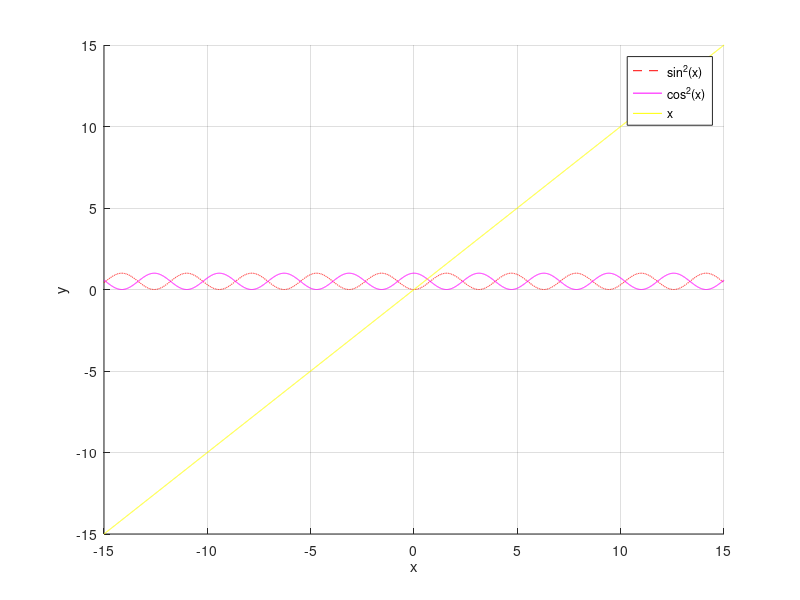
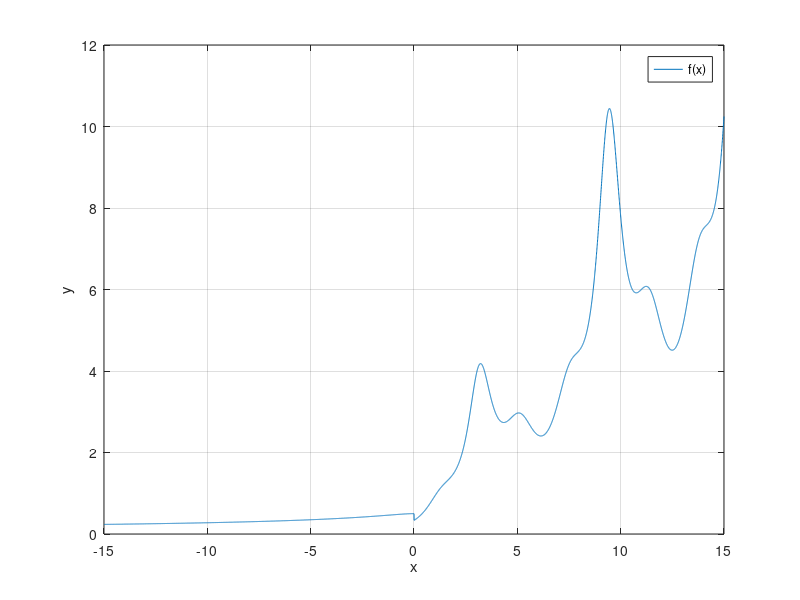
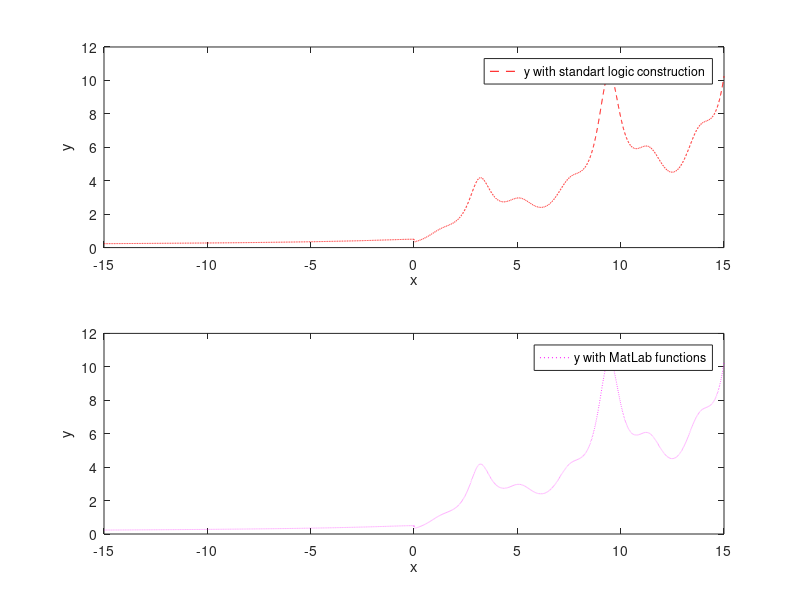

The MATLAB source for these figures, in order:
figure
x1= [-15: 0.005 : 15]
y1 = sin(x1).*sin(x1)
y2= cos(x1).*cos(x1)
y3= x1
hold on
grid on
plot(x1,y1, '--r')
plot (x1,y2, 'm')
plot (x1,y3, 'y')
legend('sin^2(x)','cos^2(x)','x')
xlabel('x')
ylabel('y')
hold off

figure 
x2=[-15: 0.005 : 15];
for i = 1:length(x2)
if x2(i)<=0
y(i) = (sqrt(1+abs(x2(i))))/(2+abs(x2(i)));
else
y(i) = (1+x2(i))/(2+(cos(x2(i)))^3);
end
end
plot(x2,y),
legend('f(x)')
grid on
xlabel('x')
ylabel('y')

figure
x=[-15: 0.005 : 15];
for i=1:length(x)
if x(i)<=0
y1(i) = (sqrt(1+abs(x(i))))/(2+abs(x(i)));
else
y1(i) = (1+x(i))/(2+(cos(x(i)))^3);
end
end
y2 = ((sqrt(1.+abs(x)))./(2.+abs(x))).*(x<=0)+((1.+x)./(2.+(cos(x).^3))).*(x>0);
subplot(2, 1, 1);
plot(x, y1, 'r--');
legend('y with standart logic construction')
xlabel('x')
ylabel('y')
subplot(2, 1, 2);
plot(x, y2, 'm:');
legend('y with MatLab functions')
xlabel('x')
ylabel('y')